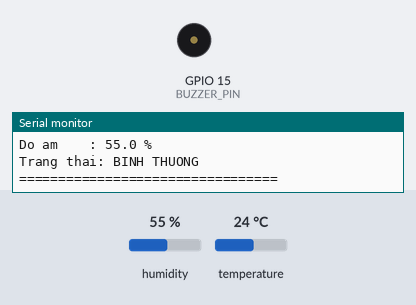
Recording of a program running on a simulated ESP32. Parts: buzzer (waves = sounding, pin HIGH), the last lines printed to the serial monitor. The inputs (shaded band) are chosen by the test bench; at power-on: temperature 24 °C, humidity 55 %.

Above: at 1.7 s.
1.8 s: temperature set to 29.3 °C
4.5 s: temperature set to 30.4 °C
At 4.65 s:
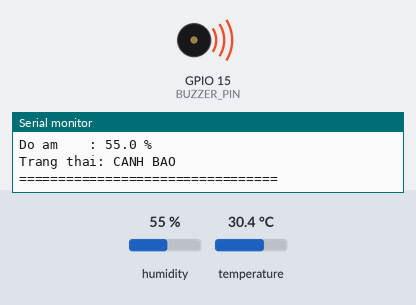
Timing chart, 0 to 14.0 s (numbered marks = the images above; inputs shaded):
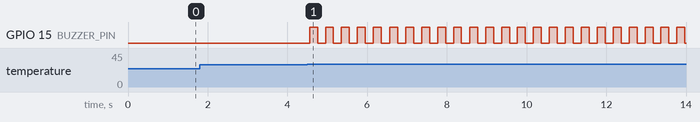

The program:

main.cpp
```cpp
#include <Arduino.h>
#include <DHT.h>
#include "freertos/FreeRTOS.h"
#include "freertos/task.h"

//================= CẤU HÌNH =================
#define DHTPIN      4
#define DHTTYPE     DHT22
#define BUZZER_PIN  15

#define TEMP_THRESHOLD 30.0
#define READ_INTERVAL  2000
#define BUZZER_TIME    200

DHT dht(DHTPIN, DHTTYPE);

//================= BIẾN DÙNG CHUNG =================
volatile bool alarmActive = false;
volatile float temperature = 0;
volatile float humidity = 0;
volatile bool sensorOK = false;

//================= HÀM IN TERMINAL =================
void printTerminal() {
  Serial.println();
  Serial.println("=================================");
  Serial.println(" HE THONG CANH BAO NHIET DO");
  Serial.println("=================================");

  if (sensorOK) {
    Serial.print("Nhiet do : ");
    Serial.print(temperature, 1);
    Serial.println(" C");

    Serial.print("Do am    : ");
    Serial.print(humidity, 1);
    Serial.println(" %");
  } else {
    Serial.println("Cam bien : LOI DOC DHT22");
  }

  Serial.print("Trang thai: ");
  Serial.println(alarmActive ? "CANH BAO" : "BINH THUONG");

  Serial.println("=================================");
  Serial.flush();
}

//================= TASK ĐỌC DHT22 =================
void TaskReadDHT(void *pvParameters) {
  while (true) {

    float h = dht.readHumidity();
    float t = dht.readTemperature();

    if (isnan(h) || isnan(t)) {
      sensorOK = false;
      alarmActive = false;
    } else {
      sensorOK = true;
      humidity = h;
      temperature = t;

      alarmActive = (temperature > TEMP_THRESHOLD);
    }

    printTerminal();

    vTaskDelay(pdMS_TO_TICKS(READ_INTERVAL));
  }
}

//================= TASK BUZZER =================
void TaskBuzzer(void *pvParameters) {

  pinMode(BUZZER_PIN, OUTPUT);
  digitalWrite(BUZZER_PIN, LOW);

  while (true) {

    if (alarmActive) {
      digitalWrite(BUZZER_PIN, HIGH);
      vTaskDelay(pdMS_TO_TICKS(BUZZER_TIME));

      digitalWrite(BUZZER_PIN, LOW);
      vTaskDelay(pdMS_TO_TICKS(BUZZER_TIME));
    } else {
      digitalWrite(BUZZER_PIN, LOW);
      vTaskDelay(pdMS_TO_TICKS(50));
    }
  }
}

//================= SETUP =================
void setup() {

  Serial.begin(115200);
  delay(500);

  Serial.println();
  Serial.println("ESP32 BOOT OK");
  Serial.println("Khoi dong he thong...");
  Serial.println();

  dht.begin();

  xTaskCreatePinnedToCore(
      TaskReadDHT,
      "TaskReadDHT",
      4096,
      NULL,
      1,
      NULL,
      1);

  xTaskCreatePinnedToCore(
      TaskBuzzer,
      "TaskBuzzer",
      2048,
      NULL,
      2,
      NULL,
      0);
}

//================= LOOP =================
void loop() {
  vTaskDelay(pdMS_TO_TICKS(1000));
}
```

Measured:
- the behaviour switches between 30 and 30.1 °C on temperature (found by bisection; images 0 and 1)
- after the input at 4.5 s, GPIO 15 (BUZZER_PIN): alternates HIGH for 0.20 s and LOW for 0.20 s, starting after 0.06 s
